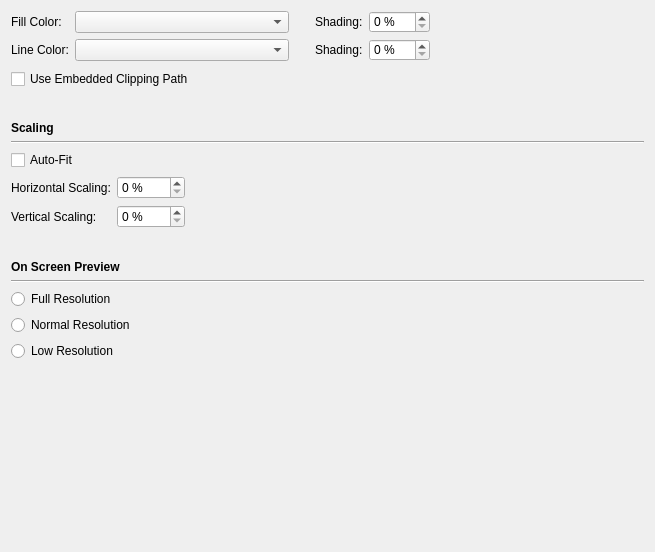
         <widget class="QWidget" name="scrollAreaWidgetContents_2">
          <property name="geometry">
           <rect>
            <x>0</x>
            <y>0</y>
            <width>655</width>
            <height>552</height>
           </rect>
          </property>
          <layout class="QFormLayout" name="formLayout_6">
           <item row="0" column="0" colspan="2">
            <layout class="QGridLayout" name="gridLayout_6">
             <item row="1" column="4">
              <widget class="QSpinBox" name="imageFrameLineShadingSpinBox">
               <property name="suffix">
                <string> %</string>
               </property>
               <property name="maximum">
                <number>100</number>
               </property>
              </widget>
             </item>
             <item row="0" column="0">
              <widget class="QLabel" name="imageFillColorLabel">
               <property name="text">
                <string>Fill Color:</string>
               </property>
              </widget>
             </item>
             <item row="1" column="3">
              <widget class="QLabel" name="imageLineColorShadeLabel">
               <property name="text">
                <string>Shading:</string>
               </property>
              </widget>
             </item>
             <item row="0" column="1">
              <widget class="ColorCombo" name="imageFrameFillColorComboBox">
               <property name="sizePolicy">
                <sizepolicy hsizetype="MinimumExpanding" vsizetype="Fixed">
                 <horstretch>0</horstretch>
                 <verstretch>0</verstretch>
                </sizepolicy>
               </property>
              </widget>
             </item>
             <item row="0" column="4">
              <widget class="QSpinBox" name="imageFrameFillShadingSpinBox">
               <property name="suffix">
                <string> %</string>
               </property>
               <property name="maximum">
                <number>100</number>
               </property>
              </widget>
             </item>
             <item row="1" column="0">
              <widget class="QLabel" name="imageLineColorLabel">
               <property name="text">
                <string>Line Color:</string>
               </property>
              </widget>
             </item>
             <item row="1" column="1">
              <widget class="ColorCombo" name="imageFrameLineColorComboBox">
               <property name="sizePolicy">
                <sizepolicy hsizetype="MinimumExpanding" vsizetype="Fixed">
                 <horstretch>0</horstretch>
                 <verstretch>0</verstretch>
                </sizepolicy>
               </property>
              </widget>
             </item>
             <item row="0" column="2" rowspan="2">
              <spacer name="horizontalSpacer_16">
               <property name="orientation">
                <enum>Qt::Orientation::Horizontal</enum>
               </property>
               <property name="sizeType">
                <enum>QSizePolicy::Policy::Fixed</enum>
               </property>
               <property name="sizeHint" stdset="0">
                <size>
                 <width>20</width>
                 <height>20</height>
                </size>
               </property>
              </spacer>
             </item>
             <item row="0" column="3">
              <widget class="QLabel" name="imageFillShadingLabel">
               <property name="text">
                <string>Shading:</string>
               </property>
              </widget>
             </item>
             <item row="0" column="5">
              <spacer name="horizontalSpacer_3">
               <property name="orientation">
                <enum>Qt::Orientation::Horizontal</enum>
               </property>
               <property name="sizeHint" stdset="0">
                <size>
                 <width>40</width>
                 <height>20</height>
                </size>
               </property>
              </spacer>
             </item>
            </layout>
           </item>
           <item row="1" column="0">
            <widget class="QCheckBox" name="imageUseEmbeddedClippingPathCheckBox">
             <property name="text">
              <string>Use Embedded Clipping Path</string>
             </property>
            </widget>
           </item>
           <item row="2" column="0">
            <spacer name="verticalSpacer_4">
             <property name="orientation">
              <enum>Qt::Orientation::Vertical</enum>
             </property>
             <property name="sizeType">
              <enum>QSizePolicy::Policy::Fixed</enum>
             </property>
             <property name="sizeHint" stdset="0">
              <size>
               <width>20</width>
               <height>20</height>
              </size>
             </property>
            </spacer>
           </item>
           <item row="3" column="0">
            <widget class="QLabel" name="ScalingLabel">
             <property name="font">
              <font>
               <bold>true</bold>
              </font>
             </property>
             <property name="text">
              <string>Scaling</string>
             </property>
            </widget>
           </item>
           <item row="4" column="0" colspan="2">
            <widget class="Line" name="line_2">
             <property name="orientation">
              <enum>Qt::Orientation::Horizontal</enum>
             </property>
            </widget>
           </item>
           <item row="5" column="0">
            <widget class="QCheckBox" name="checkBoxAutoFit">
             <property name="text">
              <string>Auto-Fit</string>
             </property>
            </widget>
           </item>
           <item row="6" column="0">
            <layout class="QGridLayout" name="gridLayout_7">
             <item row="1" column="1">
              <widget class="QSpinBox" name="imageVerticalScalingSpinBox">
               <property name="sizePolicy">
                <sizepolicy hsizetype="Minimum" vsizetype="Fixed">
                 <horstretch>0</horstretch>
                 <verstretch>0</verstretch>
                </sizepolicy>
               </property>
               <property name="suffix">
                <string> %</string>
               </property>
               <property name="maximum">
                <number>1000</number>
               </property>
              </widget>
             </item>
             <item row="1" column="0">
              <widget class="QLabel" name="imageVerticalScaleLabel">
               <property name="text">
                <string>Vertical Scaling:</string>
               </property>
              </widget>
             </item>
             <item row="0" column="2" rowspan="2">
              <layout class="QVBoxLayout" name="verticalLayout_5">
               <item>
                <widget class="LinkButton" name="scalingLockToolButton">
                 <property name="checkable">
                  <bool>true</bool>
                 </property>
                 <property name="autoRaise">
                  <bool>true</bool>
                 </property>
                </widget>
               </item>
              </layout>
             </item>
             <item row="0" column="1">
              <widget class="QSpinBox" name="imageHorizontalScalingSpinBox">
               <property name="sizePolicy">
                <sizepolicy hsizetype="Minimum" vsizetype="Fixed">
                 <horstretch>0</horstretch>
                 <verstretch>0</verstretch>
                </sizepolicy>
               </property>
               <property name="suffix">
                <string> %</string>
               </property>
               <property name="maximum">
                <number>1000</number>
               </property>
              </widget>
             </item>
             <item row="0" column="0">
              <widget class="QLabel" name="imageHorizontalScaleLabel">
               <property name="text">
                <string>Horizontal Scaling:</string>
               </property>
              </widget>
             </item>
            </layout>
           </item>
           <item row="7" column="0">
            <spacer name="verticalSpacer_5">
             <property name="orientation">
              <enum>Qt::Orientation::Vertical</enum>
             </property>
             <property name="sizeType">
              <enum>QSizePolicy::Policy::Fixed</enum>
             </property>
             <property name="sizeHint" stdset="0">
              <size>
               <width>20</width>
               <height>20</height>
              </size>
             </property>
            </spacer>
           </item>
           <item row="8" column="0">
            <widget class="QLabel" name="OnScreenPreviewLabel">
             <property name="font">
              <font>
               <bold>true</bold>
              </font>
             </property>
             <property name="text">
              <string>On Screen Preview</string>
             </property>
            </widget>
           </item>
           <item row="9" column="0" colspan="2">
            <widget class="Line" name="line_4">
             <property name="orientation">
              <enum>Qt::Orientation::Horizontal</enum>
             </property>
            </widget>
           </item>
           <item row="10" column="0">
            <widget class="QRadioButton" name="onscreenResolutionFullRadioButton">
             <property name="text">
              <string>Full Resolution</string>
             </property>
             <attribute name="buttonGroup">
              <string notr="true">previewButtonGroup</string>
             </attribute>
            </widget>
           </item>
           <item row="11" column="0">
            <widget class="QRadioButton" name="onscreenResolutionNormalRadioButton">
             <property name="text">
              <string>Normal Resolution</string>
             </property>
             <attribute name="buttonGroup">
              <string notr="true">previewButtonGroup</string>
             </attribute>
            </widget>
           </item>
           <item row="12" column="0">
            <widget class="QRadioButton" name="onscreenResolutionLowRadioButton">
             <property name="text">
              <string>Low Resolution</string>
             </property>
             <attribute name="buttonGroup">
              <string notr="true">previewButtonGroup</string>
             </attribute>
            </widget>
           </item>
           <item row="13" column="0">
            <spacer name="verticalSpacer_6">
             <property name="orientation">
              <enum>Qt::Orientation::Vertical</enum>
             </property>
             <property name="sizeHint" stdset="0">
              <size>
               <width>20</width>
               <height>40</height>
              </size>
             </property>
            </spacer>
           </item>
          </layout>
         </widget>
